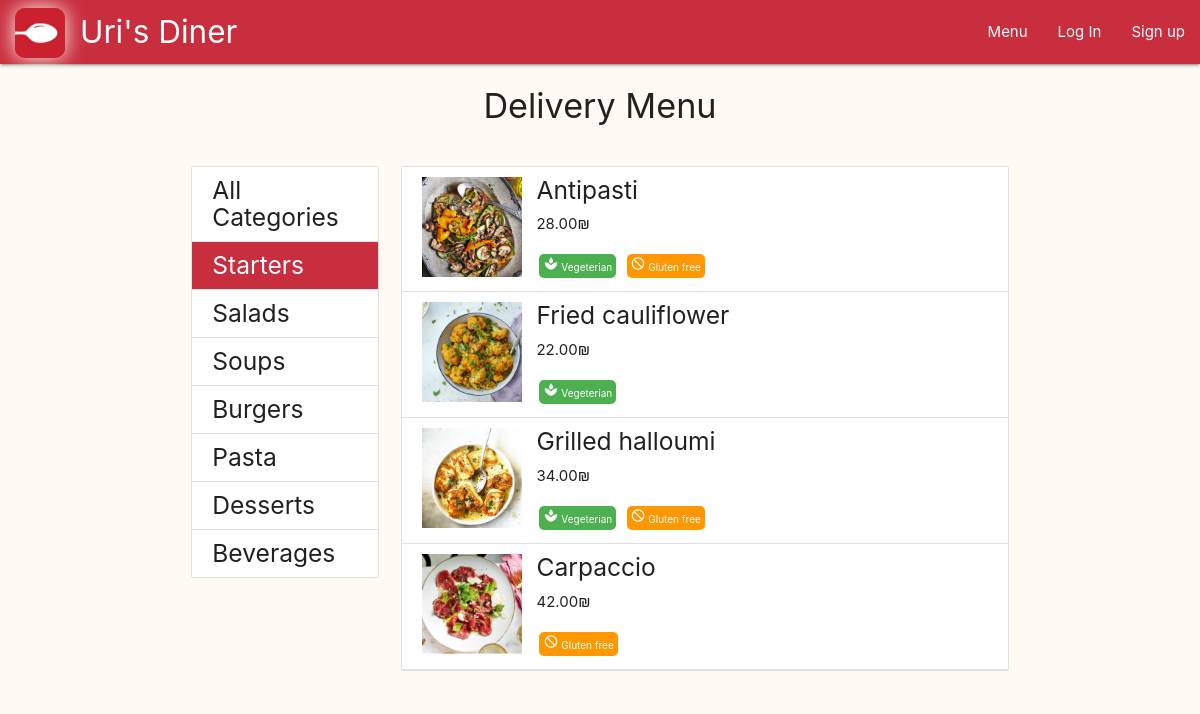
Screenshot of /menu/31 with the database file from the repository.
### main/models.py (models this page shows, shortened)
class Category(models.Model):
    name = models.CharField(max_length=20, blank=False, unique=True)
    is_deleted = models.BooleanField(default=False)
    image_Url = models.URLField(null=True, blank=True)
    image_file = models.ImageField(upload_to=category_image_path, null=True, blank=True)
    position = models.IntegerField(blank=False, default=0)
    def __str__(self):
        return self.name

class Dish(models.Model):
    name = models.CharField(max_length=50, blank=False)
    price = models.DecimalField(max_digits=5, decimal_places=2, blank=False)
    description = models.CharField(max_length=300, blank=False)
    is_gluten_free = models.BooleanField(default=False)
    is_vegeterian = models.BooleanField(default=False)
    category = models.ForeignKey(Category, on_delete=models.CASCADE, limit_choices_to={'is_deleted':False})
    is_deleted = models.BooleanField(default=False)
    image_Url = models.URLField(null=True, blank=True)
    image_file = models.ImageField(upload_to=dish_image_path, null=True, blank=True)

### main/views.py (the view)
# urls.py: path('menu/<int:category_id>', views.menu_category_dishes, name="menu_category_dishes"),
def menu_category_dishes(request, category_id):
    categories_list = sorted(Category.objects.filter(is_deleted=False), key=lambda category: category.position)
    try:
      category = Category.objects.get(id=category_id)
    except:
        return redirect('menu_all_categories')
    show_dishes = Dish.objects.filter(category=category, is_deleted=False)
    form = ItemAmountForm()
    return render(request, 'main/menu_category_dishes.html', {
        'categories_list':categories_list,
        'show_dishes':show_dishes,
        'category': category,
        'form':form})

### main/context_processors.py (called while the page is built)
def site_wide_data(request):
    data = {}
    try:
        data.update({'open_orders_number' : len(Cart.objects.filter(delivery__is_delivered=False))})
    except:
        pass
    try:
        data.update({'my_open_orders_number' : len(Delivery.objects.filter(order__user=request.user).filter(is_delivered=False))})
    except:
        pass
    try:
        data.update({'my_cart_items_number' : len(User.objects.get(id=request.user.id).cart_set.last().item_set.all())})
    except:
        pass
    return data

### main/templates/main/menu_category_dishes.html (shortened to what this page needs)
{% extends 'layouts/menu.html' %}
{% block menu-content %}
<div>
  <ul class="collection">
    {% for dish in show_dishes %}
    <a class="modal-trigger collection-item {% if request.user.is_staff %} no-bottom-border {% endif %}"
      href="#{{dish.name}}">
      <img class="dish-img" {% if dish.image_file %}
        src="{{dish.image_file.url}}" {% else %} src="{{dish.image_Url}}"
        {% endif %} alt="{{dish.name}}">
      <div class="dish-text">
        <h5>{{dish.name}}</h5>
        <p>{{dish.price}}₪</p>
        <div>
          {% if dish.is_vegeterian %}
          {% include 'common/tag_vegeterian.html' %}
          {% endif %}
          {% if dish.is_gluten_free %}
          {% include 'common/tag_gluten_free.html' %}
          {% endif %}
        </div>
      </div>
    </a>
    {% endfor %}
  </ul>
</div>
{% endblock menu-content %}

### templates/layouts/menu.html (shortened to what this page needs)
{% extends 'layouts/main.html' %}
{% block main-content %}
<div class="container">
  <div class="row center-align">
    <h4>Delivery Menu</h4>
  </div>
  <div class="row">
    <div class="col l3">
      <ul class="collection">
        {% url 'menu_all_categories' as url %}
        <a class="collection-item {% if request.path == url %} active {% endif %}"
          href="{{url}}">
          <h5 class="no-top-bottom-margin">All Categories</h5>
        </a>
        {% for category in categories_list %}
        {% url 'menu_category_dishes' category_id=category.id as url %}
        <a class="collection-item {% if request.path == url  %} active {% endif %}"
          href="{{ url }}">
          <h5 class="no-top-bottom-margin">{{category}}</h5>
        </a>
        {% endfor %}
      </ul>
    </div>
    <div class="col l9">
      {% block menu-content %}
      {% endblock menu-content %}
    </div>
  </div>
</div>
{% endblock main-content %}

### templates/common/tag_vegeterian.html
<div class="green tag">
  <i class="tiny material-icons">spa</i> Vegeterian
</div>

### templates/common/tag_gluten_free.html
<div class="orange tag">
  <i class="tiny material-icons">do_not_disturb</i> Gluten free
</div>

### static/css/custom.css (style rules this page uses)
body { background-color: #fffbf4; }
.dish-img { height: 100px; width: 100px; vertical-align: top; object-fit: cover; }
.dish-text { display: inline-block; margin-left: 10px; }
.dish-text h5, p { margin-top: 0px; }
.no-top-bottom-margin { margin-bottom: 0px; margin-top: 0px; }
.tag { color: white; font-size: 10px; margin: 3px; display: inline-block; padding: 2px 4px 0px 4px; border-radius: 5px; }

### rows the page displays
Category: name "Starters"
Category: name "Salads"
Category: name "Soups"
Category: name "Burgers"
Category: name "Pasta"
Category: name "Desserts"
Category: name "Beverages"
Dish: image_file+name (picture), name "Antipasti", price "28.00", is_vegeterian True (drawn), is_gluten_free True (drawn)
Dish: image_file (picture), name "Fried cauliflower", price "22.00", is_vegeterian True (drawn)
Dish: image_file (picture), name "Grilled halloumi", price "34.00", is_vegeterian True (drawn), is_gluten_free True (drawn)
Dish: image_file+name (picture), name "Carpaccio", price "42.00", is_gluten_free True (drawn)
